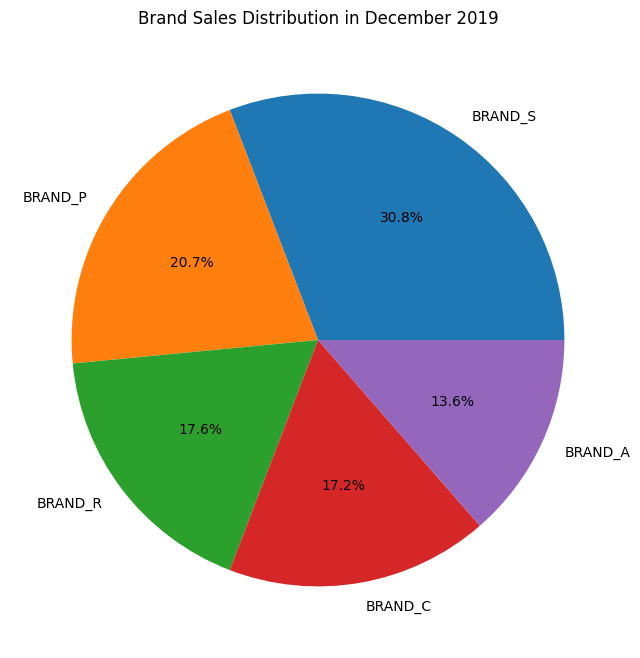
#> input picture Mini Project 1/MiniProject_G_211_23_0120(Gambar 3).png, 640 x 658 px, given in place of TaylorSwift.JPG, which was not available
$ jupyter execute Perspektif_Gbr3D_G.211.23.0120.ipynb   (shell and % lines are left out)
#> lines starting #> are read from the running program, lines starting #| are printed output that depends on the picture; pictures that were not available may be replaced by others from this repository, and a replacement may not be noted
[cell 1]
import cv2
import numpy as np
from matplotlib import pyplot as plt
from google.colab import files
uploaded = files.upload()
#> the answer given: MiniProject_G_211_23_0120(Gambar 3).png

[cell 2]
# Resizing 0.5

img = cv2.imread('TaylorSwift.JPG')
#> img is the input picture: shape (658, 640, 3); mean B, G, R 182.7, 188.7, 195.5
img2 = cv2.cvtColor(img, cv2.COLOR_BGR2RGB)
img3 = cv2.resize(img2,None,fx=0.5, fy=0.5, interpolation = cv2.INTER_CUBIC)
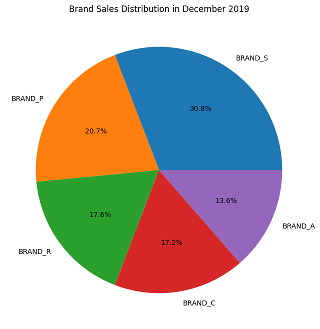
#> img3: shape (329, 320, 3); mean R, G, B 195.3, 188.5, 182.6
plt.imshow(img3)

[cell 3]
# Resizing 2
height, width = img.shape[:2]
#> height = 658; width = 640
res = cv2.resize(img2,(2*width, 2*height), interpolation = cv2.INTER_CUBIC)
plt.imshow(res)

[cell 4]
# Translation 2
rows,cols = img2.shape[:2]
#> rows = 658; cols = 640
M = np.float32([[1,0,100],[0,1,50]])
dst = cv2.warpAffine(img2,M,(cols,rows))
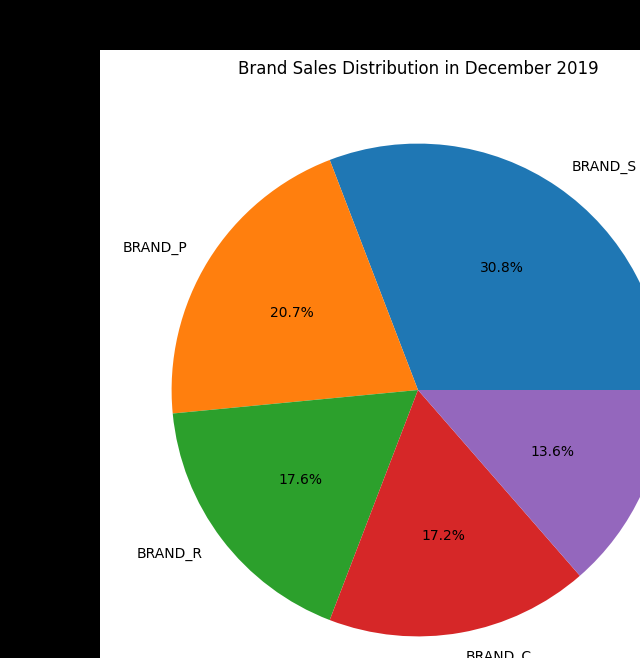
#> dst: shape (658, 640, 3); mean R, G, B 140.9, 133.9, 127.3
plt.imshow(dst)

[cell 5]
# Rotation 90
M = cv2.getRotationMatrix2D((cols/2,rows/2),90,1)
#> M = [[6.12e-17, 1, -9], [-1, 6.12e-17, 649]]
dst = cv2.warpAffine(img2,M,(cols,rows))
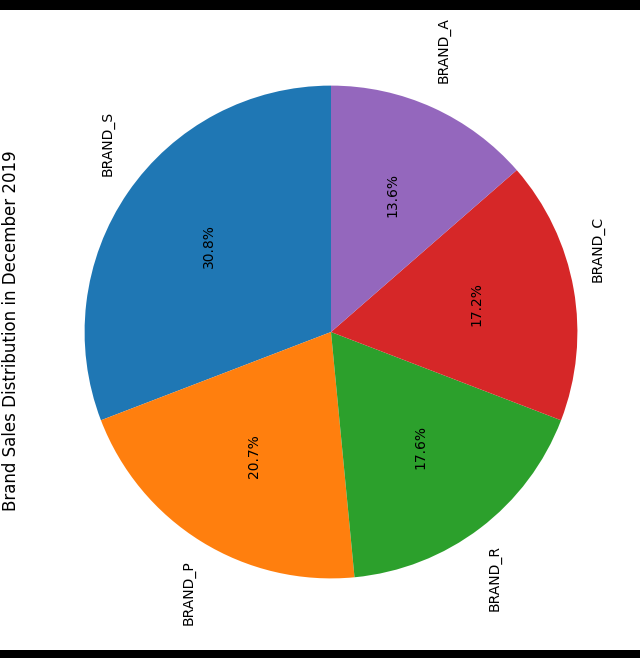
#> dst: shape (658, 640, 3); mean R, G, B 188.5, 181.7, 175.8
plt.imshow(dst)

[cell 6]
# Affine transformation
rows,cols,ch = img2.shape
#> ch = 3
pts1 = np.float32([[50,50],[200,50],[50,200]])
pts2 = np.float32([[10,100],[200,50],[100,250]])
M = cv2.getAffineTransform(pts1,pts2)
dst = cv2.warpAffine(img2,M,(cols,rows))
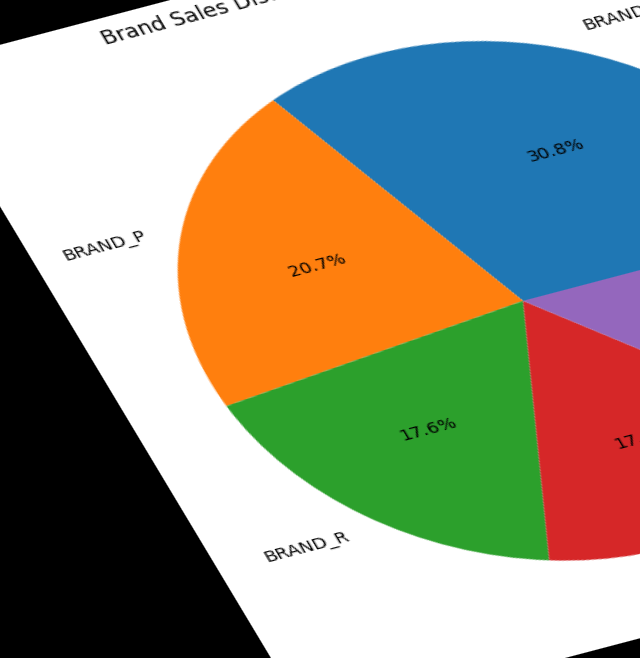
#> dst: shape (658, 640, 3); mean R, G, B 152.4, 151.1, 132.2
plt.imshow(dst)

[cell 7]
#b Perspective transform
pts1 = np.float32([[56,65],[368,52],[28,387],[389,390]])
pts2 = np.float32([[0,0],[300,0],[0,300],[300,300]])
M = cv2.getPerspectiveTransform(pts1,pts2)
dst = cv2.warpPerspective(img2,M,(300,300))
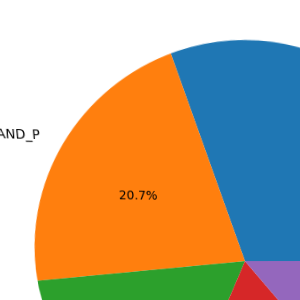
#> dst: shape (300, 300, 3); mean R, G, B 188.3, 169.2, 138.7
plt.imshow(dst)

[cell 8]
"""
PERSPECTIVE
"""

import matplotlib.pyplot as plt
import numpy as np
from math import sin, cos, radians

plt.axis([0,150,100,0])

plt.axis('on')
plt.grid(True)

x=[-20,-20,20,20,-20,-20,20,20,-20,20] #object local corner coordinates
y=[-10,-10,-10,-10,10,10,10,10,-20,-20]
z=[5,-5,-5,5,5,-5,-5,5,0,0]

xc=30 #object center coordinates
yc=50
zc=10

xg=[] #object global coordinates
yg=[]
zg=[]

for i in np.arange(len(x)):
  xg.append(x[i]+xc)
  yg.append(y[i]+yc)
  zg.append(z[i]+zc)

#plot object
# [16 lines left out: function plothouse, not called in this run]

#rotate object about the Y direction
def plothousey(xc,yc,zc,Ry):
  for i in range(len(x)): #rotate 10 corners
    [xg[i],yg[i],zg[i]]=roty(xc,yc,zc,x[i],y[i],z[i],Ry)

# [44 lines left out: functions roty, perspective, not called in this run]

$ run again, on Mini Project 1/MiniProject_G_211_23_0120(Gambar 4).png
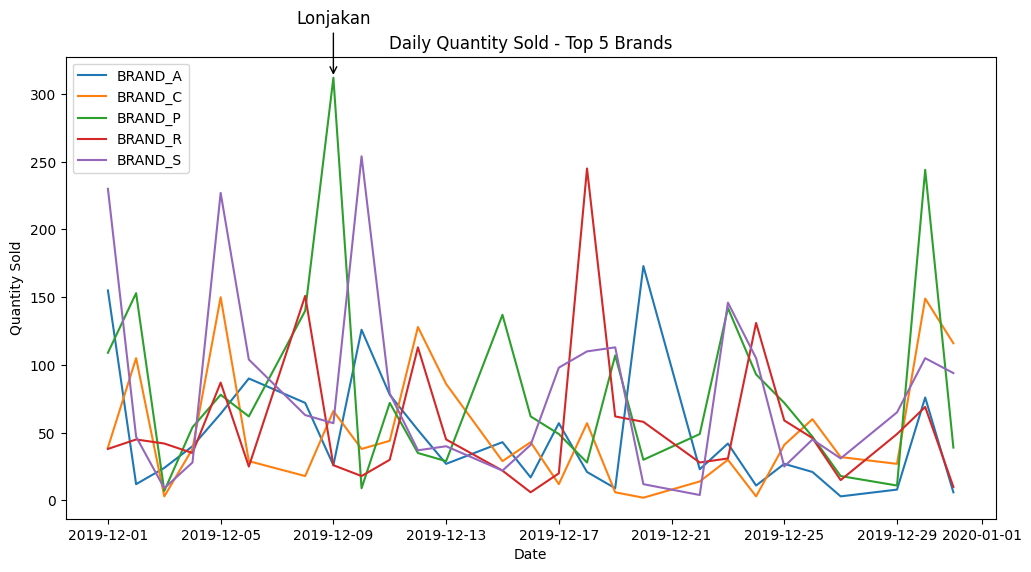
#> input picture Mini Project 1/MiniProject_G_211_23_0120(Gambar 4).png, 1031 x 572 px, given in place of TaylorSwift.JPG, which was not available
#> img is the input picture: shape (572, 1031, 3); mean B, G, R 245, 245.7, 246.6
#> `dst = cv2.warpAffine(img2,M,(cols,rows))`:
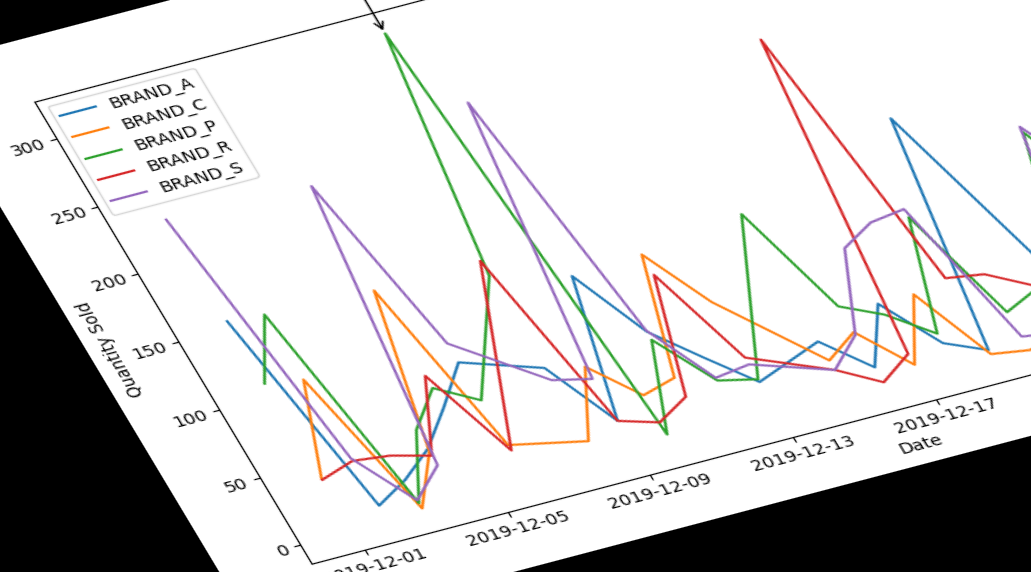
#> dst: shape (572, 1031, 3); mean R, G, B 212.9, 211.8, 211.2
#> `dst = cv2.warpPerspective(img2,M,(300,300))`:
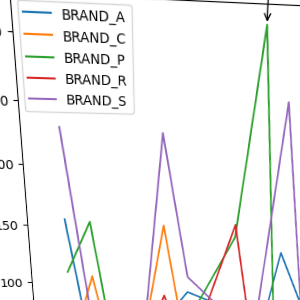
#> dst: shape (300, 300, 3); mean R, G, B 243.7, 243.7, 243.4

$ run again, on Mini Project 1/MiniProject_G_211_23_0120(Gambar 5).png
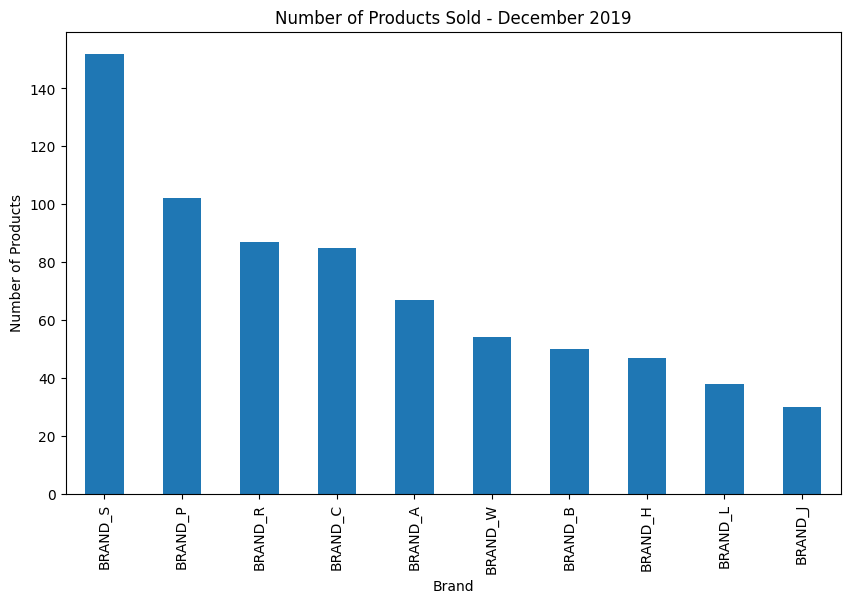
#> input picture Mini Project 1/MiniProject_G_211_23_0120(Gambar 5).png, 850 x 603 px, given in place of TaylorSwift.JPG, which was not available
#> img is the input picture: shape (603, 850, 3); mean B, G, R 239.8, 230.3, 216.7
#> `dst = cv2.warpAffine(img2,M,(cols,rows))`:
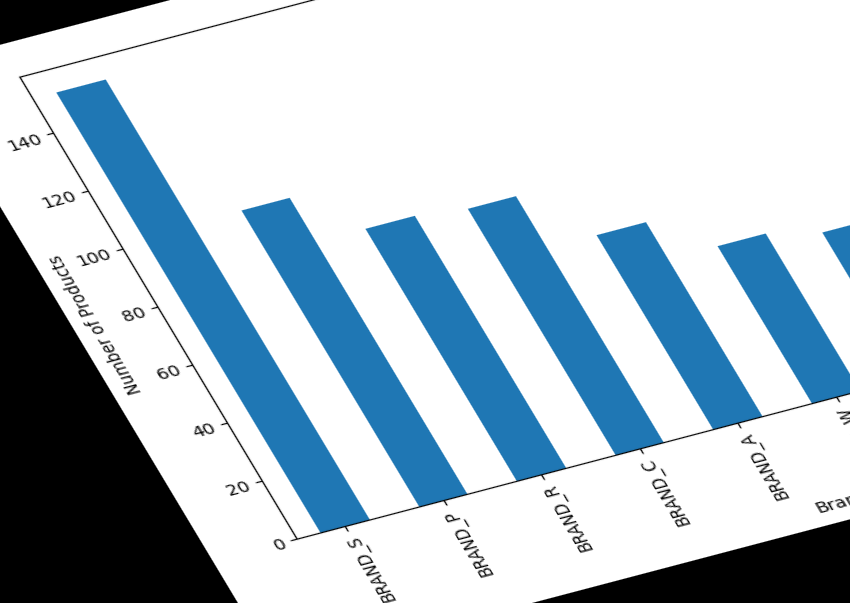
#> dst: shape (603, 850, 3); mean R, G, B 181.1, 196.6, 207.3
#> `dst = cv2.warpPerspective(img2,M,(300,300))`:
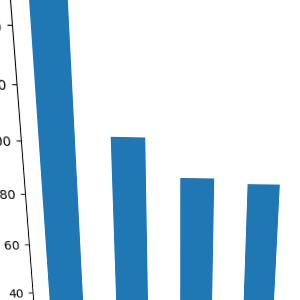
#> dst: shape (300, 300, 3); mean R, G, B 194.1, 217.4, 233.6
